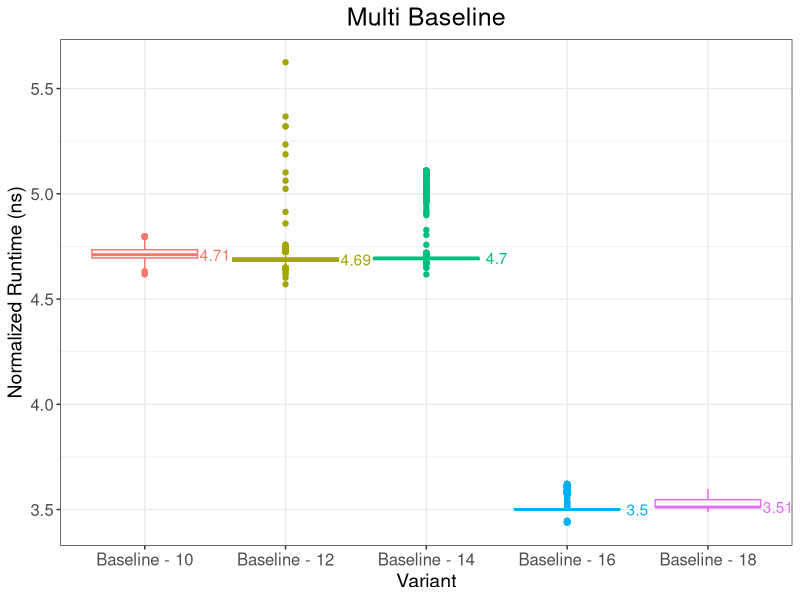
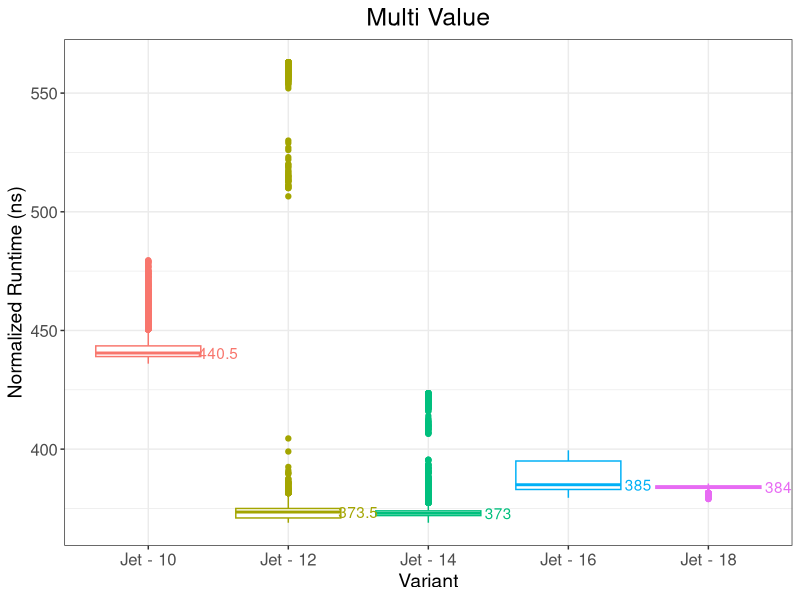

Write the R code that produced these figures, in order.
library("ggplot2")
library("plyr")

#loading data
multiseq <- read.csv("multiseq.csv")

#indices
index.baseline10 <- multiseq$benchmark == "baseline10"
index.baseline12 <- multiseq$benchmark == "baseline12"
index.baseline14 <- multiseq$benchmark == "baseline14"
index.baseline16 <- multiseq$benchmark == "baseline16"
index.baseline18 <- multiseq$benchmark == "baseline18"
index.jet10 <- multiseq$benchmark == "jet10"
index.jet12 <- multiseq$benchmark == "jet12"
index.jet14 <- multiseq$benchmark == "jet14"
index.jet16 <- multiseq$benchmark == "jet16"
index.jet18 <- multiseq$benchmark == "jet18"

#processing values
multiseq$value_proc = multiseq$value # copying over the single values
multiseq$value_proc[index.baseline10 | index.jet10] = multiseq$value[index.baseline10 | index.jet10] / (2 ^ 10)
multiseq$value_proc[index.baseline12 | index.jet12] = multiseq$value[index.baseline12 | index.jet12] / (2 ^ 12)
multiseq$value_proc[index.baseline14 | index.jet14] = multiseq$value[index.baseline14 | index.jet14] / (2 ^ 14)
multiseq$value_proc[index.baseline16 | index.jet16] = multiseq$value[index.baseline16 | index.jet16] / (2 ^ 16)
multiseq$value_proc[index.baseline18 | index.jet18] = multiseq$value[index.baseline18 | index.jet18] / (2 ^ 18)

#sampling
baseline10 <- multiseq[index.baseline10, 3:4]
baseline12 <- multiseq[index.baseline12, 3:4]
baseline14 <- multiseq[index.baseline14, 3:4]
baseline16 <- multiseq[index.baseline16, 3:4]
baseline18 <- multiseq[index.baseline18, 3:4]
jet10 <- multiseq[index.jet10, 3:4]
jet12 <- multiseq[index.jet12, 3:4]
jet14 <- multiseq[index.jet14, 3:4]
jet16 <- multiseq[index.jet16, 3:4]
jet18 <- multiseq[index.jet18, 3:4]

sample.size <- 10000

sampled.baseline10 <- sample(baseline10$value_proc, size = sample.size, replace = TRUE, prob = baseline10$count)
sampled.baseline12 <- sample(baseline12$value_proc, size = sample.size, replace = TRUE, prob = baseline12$count)
sampled.baseline14 <- sample(baseline14$value_proc, size = sample.size, replace = TRUE, prob = baseline14$count)
sampled.baseline16 <- sample(baseline16$value_proc, size = sample.size, replace = TRUE, prob = baseline16$count)
sampled.baseline18 <- sample(baseline18$value_proc, size = sample.size, replace = TRUE, prob = baseline18$count)
sampled.jet10 <- sample(jet10$value_proc, size = sample.size, replace = TRUE, prob = jet10$count)
sampled.jet12 <- sample(jet12$value_proc, size = sample.size, replace = TRUE, prob = jet12$count)
sampled.jet14 <- sample(jet14$value_proc, size = sample.size, replace = TRUE, prob = jet14$count)
sampled.jet16 <- sample(jet16$value_proc, size = sample.size, replace = TRUE, prob = jet16$count)
sampled.jet18 <- sample(jet18$value_proc, size = sample.size, replace = TRUE, prob = jet18$count)

sampled.baseline.df <- data.frame(
  benchmark = c(
    rep("Baseline - 10", sample.size),
    rep("Baseline - 12", sample.size),
    rep("Baseline - 14", sample.size),
    rep("Baseline - 16", sample.size),
    rep("Baseline - 18", sample.size)
  ),
  value = c(sampled.baseline10, sampled.baseline12, sampled.baseline14, sampled.baseline16, sampled.baseline18)
)

sampled.baseline.medians <- data.frame(
  benchmark = c("Baseline - 10", "Baseline - 12", "Baseline - 14", "Baseline - 16", "Baseline - 18"),
  value = c(
    median(sampled.baseline10), 
    median(sampled.baseline12), 
    median(sampled.baseline14), 
    median(sampled.baseline16),
    median(sampled.baseline18)
  )
)

sampled.jet.df <- data.frame(
  benchmark = c(
    rep("Jet - 10", sample.size),
    rep("Jet - 12", sample.size),
    rep("Jet - 14", sample.size),
    rep("Jet - 16", sample.size),
    rep("Jet - 18", sample.size)
  ),
  value = c(sampled.jet10, sampled.jet12, sampled.jet14, sampled.jet16, sampled.jet18)
)

sampled.jet.medians <- data.frame(
  benchmark = c("Jet - 10", "Jet - 12", "Jet - 14", "Jet - 16", "Jet - 18"),
  value = c(
    median(sampled.jet10), 
    median(sampled.jet12), 
    median(sampled.jet14), 
    median(sampled.jet16), 
    median(sampled.jet18)
  )
)

#plots

plotBaseline <- ggplot(sampled.baseline.df, aes(x=benchmark, y=value, colour=benchmark)) + 
  geom_boxplot() +
  geom_text(data = sampled.baseline.medians, aes(label = round(value, 2)), nudge_x = 0.5) +
  ggtitle("Multi Baseline") +
  ylab("Normalized Runtime (ns)") +
  xlab("Variant") +
  theme_bw() +
  theme(
    axis.text = element_text(size = 12), 
    axis.title = element_text(size = 14),
    plot.title = element_text(size = 18, hjust = 0.5),
    legend.position = "none"
  ) 

plotJet <- ggplot(sampled.jet.df, aes(x=benchmark, y=value, colour=benchmark)) + 
  geom_boxplot() +
  geom_text(data = sampled.jet.medians, aes(label = round(value, 2)), nudge_x = 0.5) +
  ggtitle("Multi Value") +
  ylab("Normalized Runtime (ns)") +
  xlab("Variant") +
  theme_bw() +
  theme(
    axis.text = element_text(size = 12), 
    axis.title = element_text(size = 14),
    plot.title = element_text(size = 18, hjust = 0.5),
    legend.position = "none"
  ) 